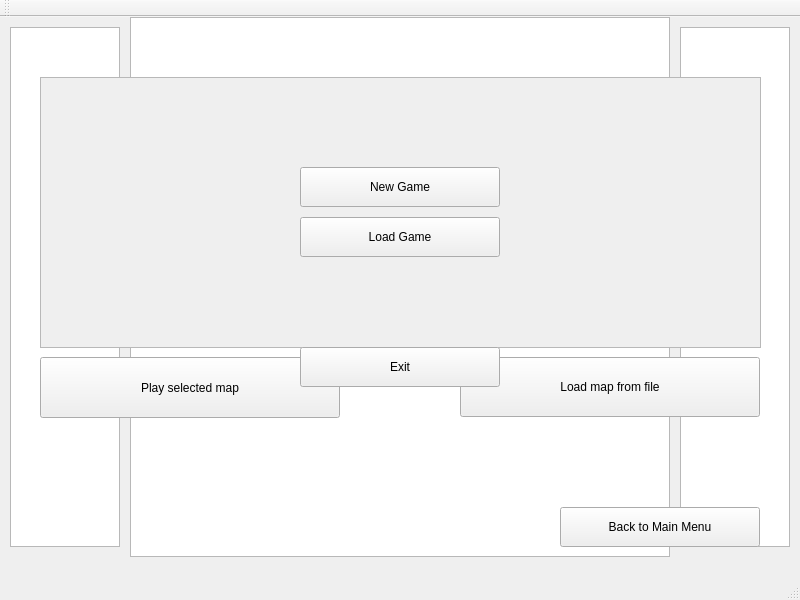
<?xml version="1.0" encoding="UTF-8"?>
<ui version="4.0">
 <class>mainwindowClass</class>
 <widget class="QMainWindow" name="mainwindowClass">
  <property name="geometry">
   <rect>
    <x>0</x>
    <y>0</y>
    <width>800</width>
    <height>600</height>
   </rect>
  </property>
  <property name="contextMenuPolicy">
   <enum>Qt::ActionsContextMenu</enum>
  </property>
  <property name="windowTitle">
   <string>Pacman</string>
  </property>
  <widget class="QWidget" name="centralWidget">
   <widget class="QWidget" name="newGameWidget" native="true">
    <property name="geometry">
     <rect>
      <x>0</x>
      <y>0</y>
      <width>800</width>
      <height>560</height>
     </rect>
    </property>
    <widget class="QPushButton" name="loadMapButton">
     <property name="geometry">
      <rect>
       <x>460</x>
       <y>340</y>
       <width>300</width>
       <height>60</height>
      </rect>
     </property>
     <property name="text">
      <string>Load map from file</string>
     </property>
    </widget>
    <widget class="QPushButton" name="playMapButton">
     <property name="geometry">
      <rect>
       <x>40</x>
       <y>340</y>
       <width>300</width>
       <height>61</height>
      </rect>
     </property>
     <property name="text">
      <string>Play selected map</string>
     </property>
    </widget>
    <widget class="QPushButton" name="backToMainMenuButton">
     <property name="geometry">
      <rect>
       <x>560</x>
       <y>490</y>
       <width>200</width>
       <height>40</height>
      </rect>
     </property>
     <property name="text">
      <string>Back to Main Menu</string>
     </property>
    </widget>
    <widget class="QScrollArea" name="scrollArea">
     <property name="geometry">
      <rect>
       <x>40</x>
       <y>60</y>
       <width>721</width>
       <height>271</height>
      </rect>
     </property>
     <property name="widgetResizable">
      <bool>true</bool>
     </property>
     <widget class="QWidget" name="scrollAreaWidgetContents">
      <property name="geometry">
       <rect>
        <x>0</x>
        <y>0</y>
        <width>16</width>
        <height>269</height>
       </rect>
      </property>
      <property name="sizePolicy">
       <sizepolicy hsizetype="Fixed" vsizetype="Expanding">
        <horstretch>0</horstretch>
        <verstretch>0</verstretch>
       </sizepolicy>
      </property>
      <widget class="QWidget" name="gridLayoutWidget">
       <property name="geometry">
        <rect>
         <x>0</x>
         <y>0</y>
         <width>721</width>
         <height>591</height>
        </rect>
       </property>
       <layout class="QGridLayout" name="gridLayout">
        <property name="sizeConstraint">
         <enum>QLayout::SetFixedSize</enum>
        </property>
        <property name="leftMargin">
         <number>6</number>
        </property>
        <property name="topMargin">
         <number>6</number>
        </property>
        <property name="rightMargin">
         <number>6</number>
        </property>
        <property name="bottomMargin">
         <number>6</number>
        </property>
        <property name="horizontalSpacing">
         <number>6</number>
        </property>
       </layout>
      </widget>
     </widget>
    </widget>
   </widget>
   <widget class="QWidget" name="mainMenuWidget" native="true">
    <property name="geometry">
     <rect>
      <x>0</x>
      <y>0</y>
      <width>800</width>
      <height>560</height>
     </rect>
    </property>
    <widget class="QPushButton" name="newGameButton">
     <property name="geometry">
      <rect>
       <x>300</x>
       <y>150</y>
       <width>200</width>
       <height>40</height>
      </rect>
     </property>
     <property name="text">
      <string>New Game</string>
     </property>
    </widget>
    <widget class="QPushButton" name="loadGameLogButton">
     <property name="geometry">
      <rect>
       <x>300</x>
       <y>200</y>
       <width>200</width>
       <height>40</height>
      </rect>
     </property>
     <property name="text">
      <string>Load Game</string>
     </property>
    </widget>
    <widget class="QPushButton" name="exitButton">
     <property name="geometry">
      <rect>
       <x>300</x>
       <y>330</y>
       <width>200</width>
       <height>40</height>
      </rect>
     </property>
     <property name="text">
      <string>Exit</string>
     </property>
    </widget>
   </widget>
   <widget class="QWidget" name="gameWidget" native="true">
    <property name="geometry">
     <rect>
      <x>0</x>
      <y>0</y>
      <width>800</width>
      <height>600</height>
     </rect>
    </property>
    <widget class="QGraphicsView" name="gamePane">
     <property name="geometry">
      <rect>
       <x>130</x>
       <y>0</y>
       <width>540</width>
       <height>540</height>
      </rect>
     </property>
    </widget>
    <widget class="QGraphicsView" name="gameGuidePane">
     <property name="geometry">
      <rect>
       <x>680</x>
       <y>10</y>
       <width>110</width>
       <height>520</height>
      </rect>
     </property>
    </widget>
    <widget class="QGraphicsView" name="gameScorePane">
     <property name="geometry">
      <rect>
       <x>10</x>
       <y>10</y>
       <width>110</width>
       <height>520</height>
      </rect>
     </property>
    </widget>
   </widget>
   <zorder>gameWidget</zorder>
   <zorder>newGameWidget</zorder>
   <zorder>mainMenuWidget</zorder>
  </widget>
  <widget class="QStatusBar" name="statusBar"/>
  <widget class="QToolBar" name="mainToolBar">
   <attribute name="toolBarArea">
    <enum>TopToolBarArea</enum>
   </attribute>
   <attribute name="toolBarBreak">
    <bool>false</bool>
   </attribute>
  </widget>
  <widget class="QMenuBar" name="menuBar">
   <property name="geometry">
    <rect>
     <x>0</x>
     <y>0</y>
     <width>800</width>
     <height>21</height>
    </rect>
   </property>
  </widget>
 </widget>
 <layoutdefault spacing="6" margin="11"/>
 <resources>
  <include location="../Resources/resources.qrc"/>
 </resources>
 <connections/>
</ui>
